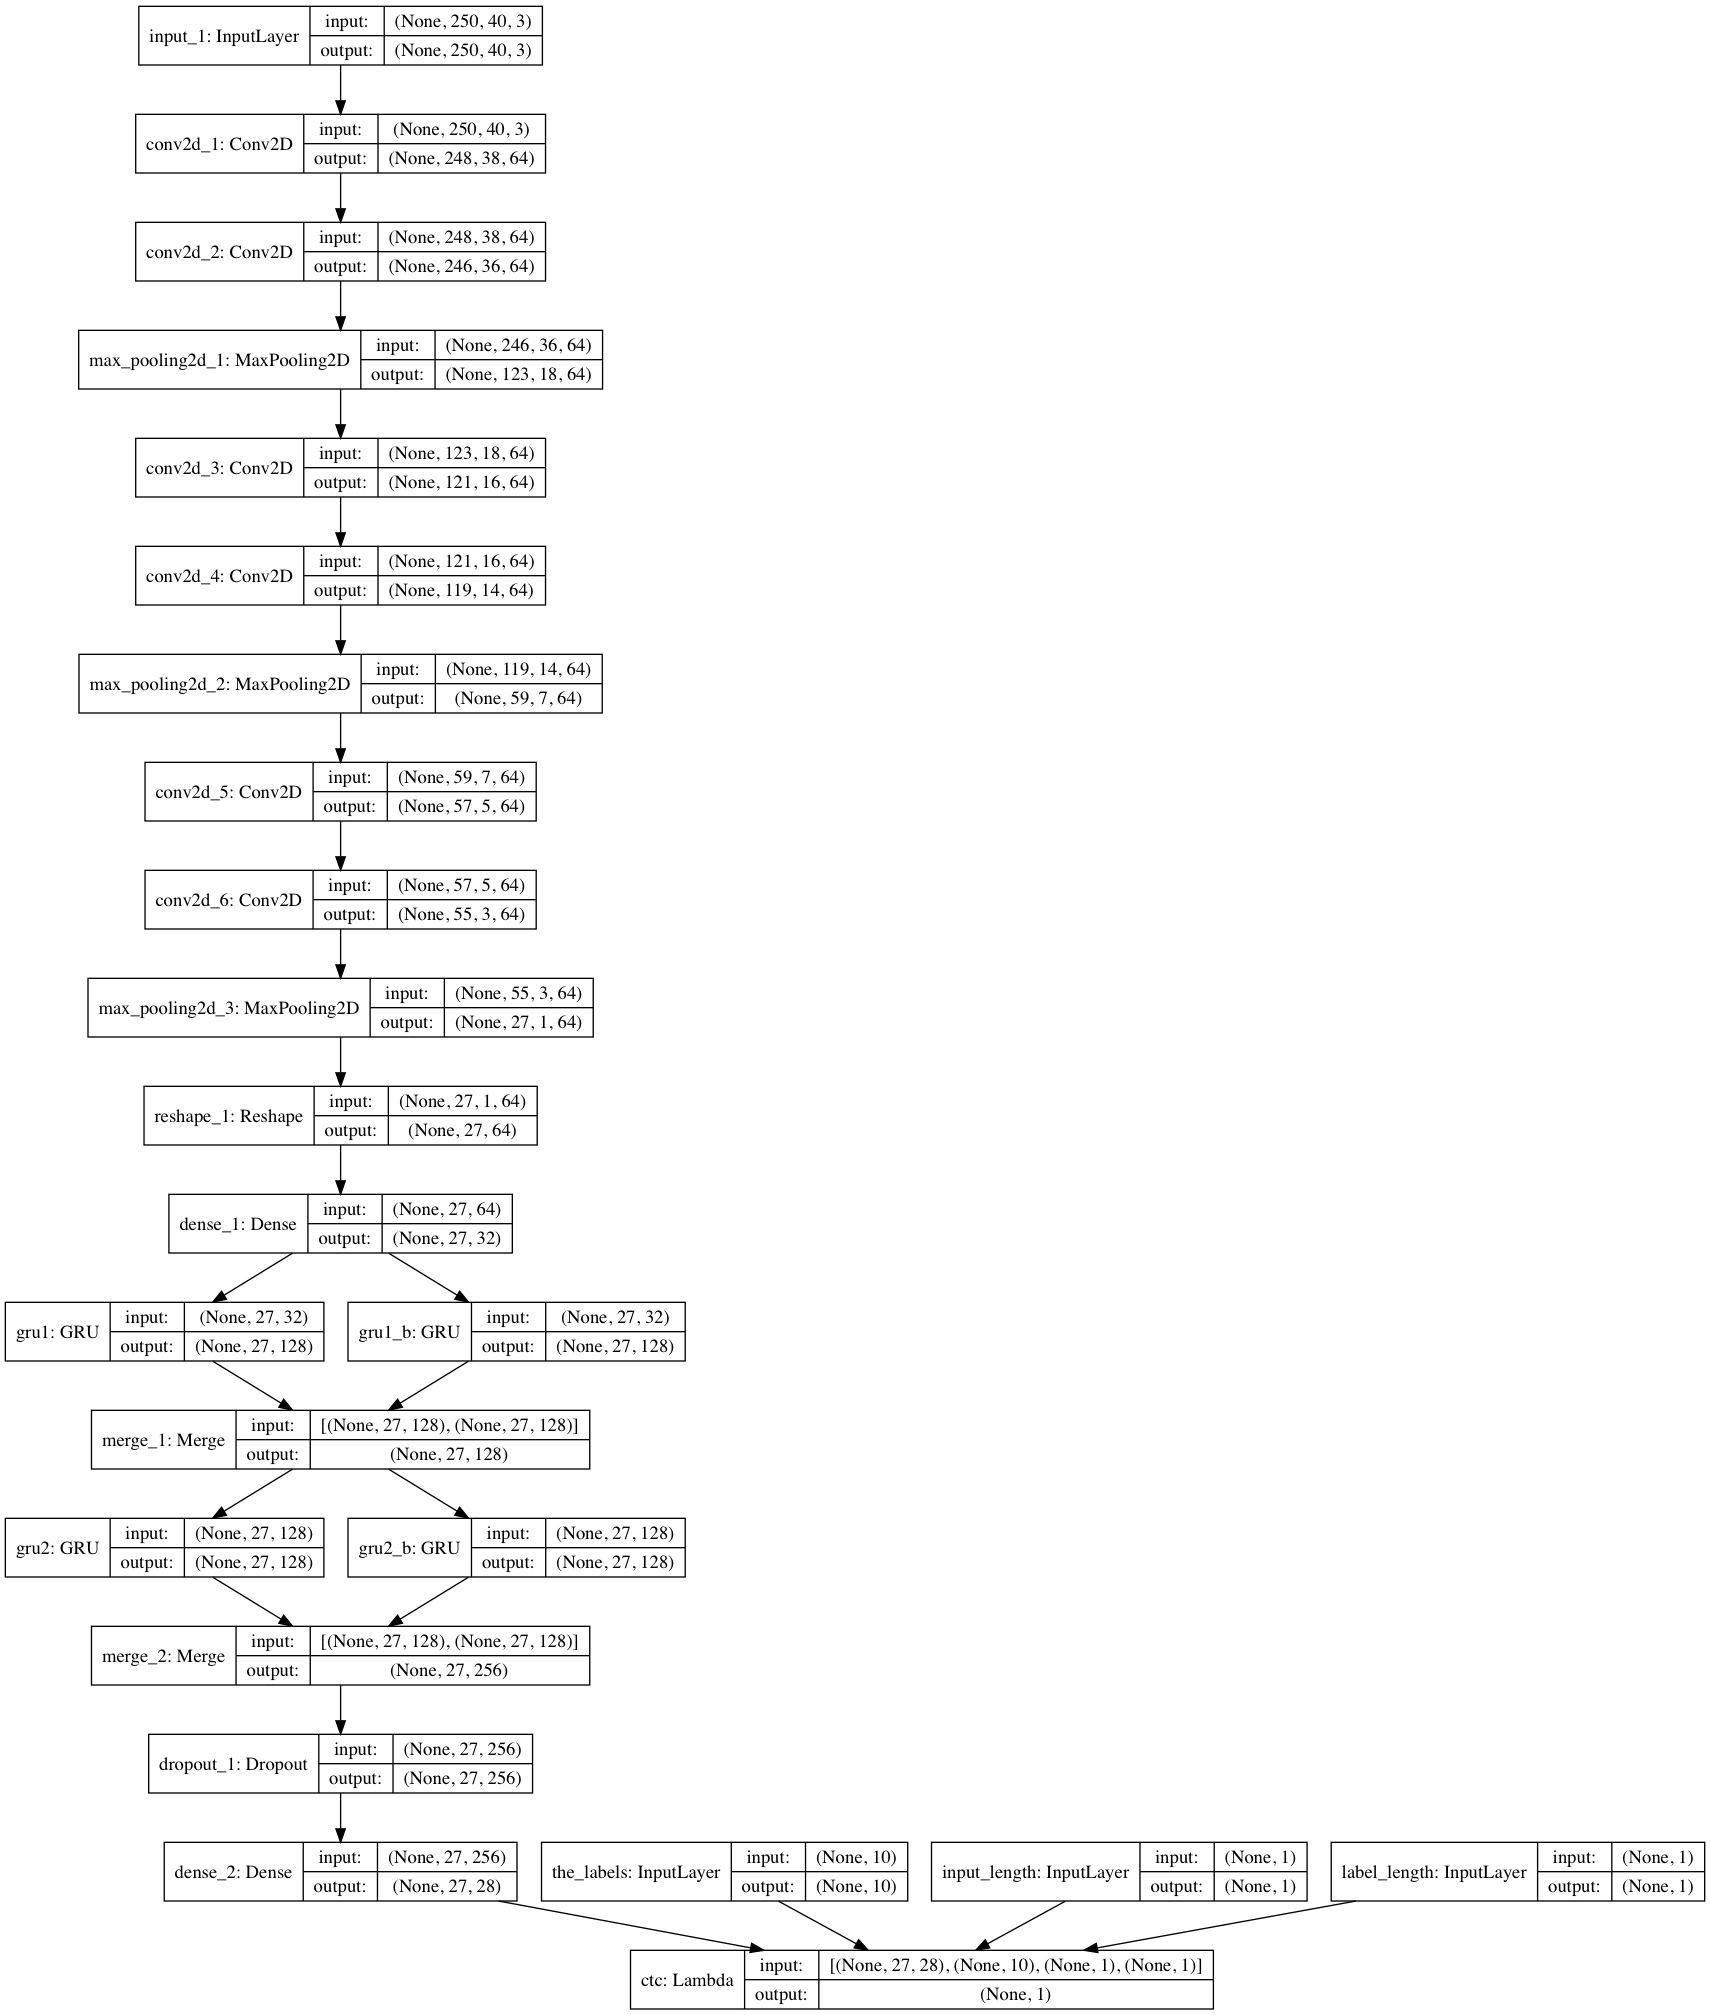

The Python source for this figure:
from keras.models import *
from keras.layers import *
from keras.callbacks import *
from captcha.image import ImageCaptcha
from random import choice
import random
from cnn import WIDTH, HEIGHT, N_LEN, characters, english_words


N_CLASS = 27+1


def gen_pic(batch_size=32):
    global conv_shape
    X = np.zeros((batch_size, WIDTH, HEIGHT, 3), dtype=np.uint8)
    y = np.zeros((batch_size, N_LEN), dtype=np.uint8)
    generator = ImageCaptcha(width=WIDTH, height=HEIGHT,
                             font_sizes=[25])

    while True:
        for i in range(batch_size):
            word = choice(english_words)
            word_len = len(word)
            X[i] = np.array(generator.generate_image(word)).transpose(1, 0, 2)
            for j, ch in enumerate(word):
                y[i][j] = characters.find(ch)

            if len(word) < N_LEN:
                for k in range(word_len, N_LEN):
                    y[i][k] = (characters.find("#"))

        yield [np.array(X), np.array(y), np.ones(batch_size)*int(conv_shape[1]-2),
               np.ones(batch_size)*N_LEN], np.ones(batch_size)


def init_model():

    rnn_size = 128

    input_tensor = Input((WIDTH, HEIGHT, 3))
    x = input_tensor
    for i in range(3):
        x = Convolution2D(64, (3, 3), activation='relu')(x)
        x = Convolution2D(64, (3, 3), activation='relu')(x)
        x = MaxPooling2D((2, 2))(x)

    conv_shape = x.get_shape()
    x = Reshape(target_shape=(int(conv_shape[1]), int(conv_shape[2] * conv_shape[3])))(x)

    x = Dense(32, activation='relu')(x)

    gru_1 = GRU(rnn_size, return_sequences=True, kernel_initializer='he_normal', name='gru1')(x)
    gru_1b = GRU(rnn_size, return_sequences=True, go_backwards=True,
                 kernel_initializer='he_normal', name='gru1_b')(x)
    gru1_merged = merge([gru_1, gru_1b], mode='sum')

    gru_2 = GRU(rnn_size, return_sequences=True, kernel_initializer='he_normal', name='gru2')(gru1_merged)
    gru_2b = GRU(rnn_size, return_sequences=True, go_backwards=True,
                 kernel_initializer='he_normal', name='gru2_b')(gru1_merged)
    x = merge([gru_2, gru_2b], mode='concat')
    x = Dropout(0.25)(x)
    x = Dense(N_CLASS, kernel_initializer='he_normal', activation='softmax')(x)

    base_model = Model(inputs=input_tensor, outputs=x)

    labels = Input(name='the_labels', shape=[N_LEN], dtype='float32')
    input_length = Input(name='input_length', shape=[1], dtype='int64')
    label_length = Input(name='label_length', shape=[1], dtype='int64')
    loss_out = Lambda(ctc_lambda_func, output_shape=(1,), name='ctc')([x, labels, input_length, label_length])

    model = Model(inputs=[input_tensor, labels, input_length, label_length], outputs=[loss_out])
    return conv_shape, base_model, model


def ctc_lambda_func(args):
    y_pred, labels, input_length, label_length = args
    y_pred = y_pred[:, 2:, :]
    return K.ctc_batch_cost(labels, y_pred, input_length, label_length)


def evaluate(batch_num=1):
    global base_model

    batch_acc = 0
    generator = gen_pic()
    for i in range(batch_num):
        [X_test, y_test, _, _], _ = next(generator)
        y_pred = base_model.predict(X_test)
        print(y_test)
        shape = y_pred[:, 2:, :].shape
        out = K.get_value(K.ctc_decode(y_pred[:, 2:, :], input_length=np.ones(shape[0])*shape[1])[0][0])
        print('*'*20)
        print(out)
        # batch_acc += ((y_test == out).sum(axis=1) == 10).mean()
        batch_acc += np.array(y_test == out).mean()
    return batch_acc / batch_num


class Evaluate(Callback):
    def __init__(self):
        self.accs = []

    def on_epoch_end(self, epoch, logs=None):
        acc = evaluate() * 100
        self.accs.append(acc)
        print('acc: %f' % acc)


def train_model(model):
    model.compile(loss={'ctc': lambda y_true, y_pred: y_pred}, optimizer='adadelta')
    evaluator = Evaluate()
    earlystop = EarlyStopping(monitor='val_loss', patience=10, verbose=1, mode='auto')
    model.fit_generator(gen_pic(), steps_per_epoch=3, epochs=2,
                        callbacks=[earlystop, evaluator],
                        validation_data=gen_pic(), validation_steps=128)
    model.save('ctc.h5')


def plot_model(model):

    from IPython.display import Image
    from keras.utils.vis_utils import plot_model
    plot_model(model, to_file="gru.png", show_shapes=True)
    Image('gru.png')


if __name__ == '__main__':
    global conv_shape, base_model, model
    conv_shape, base_model, model = init_model()
    train_model(model)
